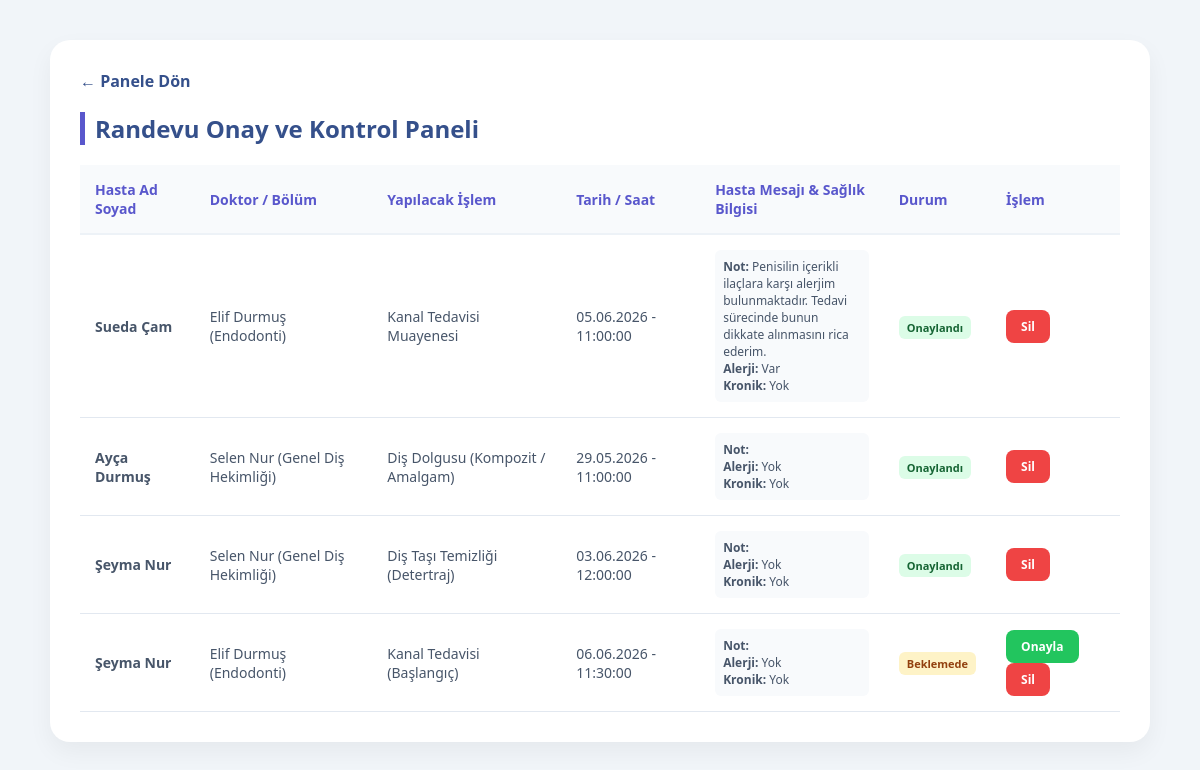
Page /admin/randevular.php (signed in) on the committed database.
### tables this page shows
CREATE TABLE `randevular` (
  `randevu_id` int NOT NULL,
  `hasta_id` int NOT NULL,
  `doktor_id` int NOT NULL,
  `bolum_id` int NOT NULL,
  `islem_turu` varchar(150) NOT NULL,
  `randevu_tarihi` date NOT NULL,
  `randevu_saati` time NOT NULL,
  `hasta_notu` text,
  `ilac_alerjisi` varchar(255) DEFAULT NULL,
  `kronik_hastalik` varchar(255) DEFAULT NULL,
  `durum` varchar(20) DEFAULT 'Beklemede',
  `olusturma_tarihi` timestamp NULL DEFAULT CURRENT_TIMESTAMP
);

CREATE TABLE `bolumler` (
  `bolum_id` int NOT NULL,
  `bolum_adi` varchar(100) NOT NULL
);

### dal/db.php (called while the page is built)
<?php
class db {
    private static $host = 'localhost';
    private static $dbname = 'disklinik_sistemi';
    private static $username = 'root';
    private static $password = 'sueda2005';
    private static $connection = null;
    public static function connect() {
        if (self::$connection === null) {
            try {
                self::$connection = new PDO(
                    "mysql:host=" . self::$host . ";dbname=" . self::$dbname . ";charset=utf8mb4",
                    self::$username,
                    self::$password
                );
                self::$connection->setAttribute(PDO::ATTR_ERRMODE, PDO::ERRMODE_EXCEPTION);
            } catch(PDOException $e) {
                die("Veritabanı bağlantı hatası: " . $e->getMessage());
            }
        }
        return self::$connection;
    }
}
?>

### bl/admin_bl.php (called while the page is built, shortened)
<?php
require_once __DIR__ . '/../dal/randevu_dal.php';
class admin_bl {
    private $randevuDAL;
    public function __construct() {
        $this->randevuDAL = new randevu_dal();
    }
    public function tumRandevulariDetayli() { return $this->randevuDAL->randevuDetayliGetir(); }
}
?>

### dal/randevu_dal.php (called while the page is built, shortened)
<?php
require_once __DIR__ . '/db.php';
class randevu_dal {
    private $db;
    public function __construct() {
        $this->db = db::connect();
    }
    public function randevuDetayliGetir() {
        $stmt = $this->db->prepare("CALL randevuDetay()");
        $stmt->execute();
        return $stmt->fetchAll(PDO::FETCH_ASSOC);
    }
}
?>

### admin/randevular.php (the view, shortened to what this page needs)
<?php
require_once __DIR__ . '/../bl/admin_bl.php';
$adminService = new admin_bl();
$randevular = $adminService->tumRandevulariDetayli();
?>
<!DOCTYPE html>
<html lang="tr">
<head>
    <link rel="stylesheet" href="../css/style.css">
</head>
<body>
<div class="container">
    <a href="panel.php" class="geri-link">← Panele Dön</a>
    <h1>Randevu Onay ve Kontrol Paneli</h1>
    <table>
        <thead>
            <tr>
                <th>Hasta Ad Soyad</th>
                <th>Doktor / Bölüm</th>
                <th>Yapılacak İşlem</th>
                <th>Tarih / Saat</th>
                <th>Hasta Mesajı & Sağlık Bilgisi</th>
                <th>Durum</th>
                <th>İşlem </th>
            </tr>
        </thead>
        <tbody>
            <?php foreach($randevular as $r): ?>
            <tr>
                <td><strong><?= htmlspecialchars($r['Hasta Ad Soyad'] ?? '') ?></strong></td>
                <td><?= htmlspecialchars($r['Doktor Ad Soyad'] ?? '') ?> (<?= htmlspecialchars($r['Bölüm'] ?? '') ?>)</td>
                <td><?= htmlspecialchars($r['İşlem Türü'] ?? $r['islem_turu'] ?? '') ?></td>
                <td><?= isset($r['Randevu Tarihi']) ? date("d.m.Y", strtotime($r['Randevu Tarihi'])) : '' ?> - <?= htmlspecialchars($r['Randevu Saati'] ?? '') ?></td>
                <td style="font-size: 12px; color: #475569; max-width: 200px;">
                    <div style="background: #f8fafc; padding: 8px; border-radius: 6px;">
                        <strong>Not:</strong> <?= htmlspecialchars($r['hasta_notu'] ?? 'Yok') ?><br>
                        <strong>Alerji:</strong> <?= htmlspecialchars($r['ilac_alerjisi'] ?? 'Yok') ?><br>
                        <strong>Kronik:</strong> <?= htmlspecialchars($r['kronik_hastalik'] ?? 'Yok') ?>
                    </div>
                </td>
                <td>
                    <span class="badge <?= ($r['Durum'] ?? '') == 'Onaylandı' ? 'badge-done' : 'badge-waiting' ?>">
                        <?= htmlspecialchars($r['Durum'] ?? '') ?>
                    </span>
                </td>
                <td>
                    <?php if(($r['Durum'] ?? '') != 'Onaylandı'): ?>
                        <a href="?randevu_onayla=<?= $r['randevu_id'] ?>" class="btn btn-success">Onayla</a>
                    <?php endif; ?>
                    <a href="?randevu_sil=<?= $r['randevu_id'] ?>" class="btn btn-delete" onclick="return confirm('Silinsin mi?')">Sil</a>
                </td>
            </tr>
            <?php endforeach; ?>
        </tbody>
    </table>
</div>
</body>
</html>

### css/style.css (style rules this page uses)
:root { --mavi: #35508b; --mor: #5957cc; --gradyan: linear-gradient(135deg, #6a88c9, #5957cc); --danger: #ef4444; --success: #22c55e; --bg: #f1f5f9; }
* { margin: 0; padding: 0; box-sizing: border-box; font-family: 'Segoe UI', Arial, sans-serif; }
body { background: var(--bg); color: #475569; }
.btn { padding: 8px 15px; border: none; border-radius: 8px; cursor: pointer; font-weight: bold; font-size: 12px; text-decoration: none; display: inline-block; }
.btn-delete { background: var(--danger); color: white; }
.btn-success { background: var(--success); color: white; }
.badge { padding: 4px 8px; border-radius: 6px; font-size: 11px; font-weight: bold; }
.badge-waiting { background: #fef3c7; color: #92400e; }
.badge-done { background: #dcfce7; color: #166534; }

### admin/randevular.php (style rules this page uses)
body { padding: 40px; background: #f1f5f9; }
.container { max-width: 1100px; margin: auto; background: white; padding: 30px; border-radius: 20px; box-shadow: 0 10px 25px rgba(0,0,0,0.05); }
h1 { color: #35508b; margin-bottom: 20px; border-left: 5px solid #5957cc; padding-left: 10px; font-size: 24px; }
table { width: 100%; border-collapse: collapse; margin-top: 20px; }
th { text-align: left; padding: 15px; background: #f8fafc; color: #5957cc; font-size: 14px; border-bottom: 2px solid #edf2f7; }
td { padding: 15px; border-bottom: 1px solid #e2e8f0; font-size: 14px; }
.geri-link { display: inline-block; margin-bottom: 20px; text-decoration: none; color: #35508b; font-weight: bold; }
.badge { padding: 4px 8px; border-radius: 6px; font-size: 11px; font-weight: bold; }
.badge-waiting { background: #fef3c7; color: #92400e; }
.badge-done { background: #dcfce7; color: #166534; }
.btn { padding: 8px 15px; border: none; border-radius: 8px; cursor: pointer; font-weight: bold; font-size: 12px; text-decoration: none; display: inline-block; }
.btn-delete { background: #ef4444; color: white; }
.btn-success { background: #22c55e; color: white; }

### rows in the picture
randevular: Hasta "Sueda Çam", Doktor "Elif Durmuş", bolum.bolum_adi "Endodonti", islem_turu "Kanal Tedavisi Muayenesi", randevu_tarihi "05.06.2026", randevu_saati "11:00:00", hasta_notu "Penisilin içerikli ilaçlara karşı alerjim bulunmaktadır. Tedavi sürecinde bunun dikkate alınmasını rica ederim.", ilac_alerjisi "Var", kronik_hastalik "Yok", durum "Onaylandı"
randevular: Hasta "Ayça Durmuş", Doktor "Selen Nur", bolum.bolum_adi "Genel Diş Hekimliği", islem_turu "Diş Dolgusu (Kompozit / Amalgam)", randevu_tarihi "29.05.2026", randevu_saati "11:00:00", ilac_alerjisi "Yok", kronik_hastalik "Yok", durum "Onaylandı"
randevular: Hasta "Şeyma Nur", Doktor "Selen Nur", bolum.bolum_adi "Genel Diş Hekimliği", islem_turu "Diş Taşı Temizliği (Detertraj)", randevu_tarihi "03.06.2026", randevu_saati "12:00:00", ilac_alerjisi "Yok", kronik_hastalik "Yok", durum "Onaylandı"
randevular: Hasta "Şeyma Nur", Doktor "Elif Durmuş", bolum.bolum_adi "Endodonti", islem_turu "Kanal Tedavisi (Başlangıç)", randevu_tarihi "06.06.2026", randevu_saati "11:30:00", ilac_alerjisi "Yok", kronik_hastalik "Yok", durum "Beklemede"
